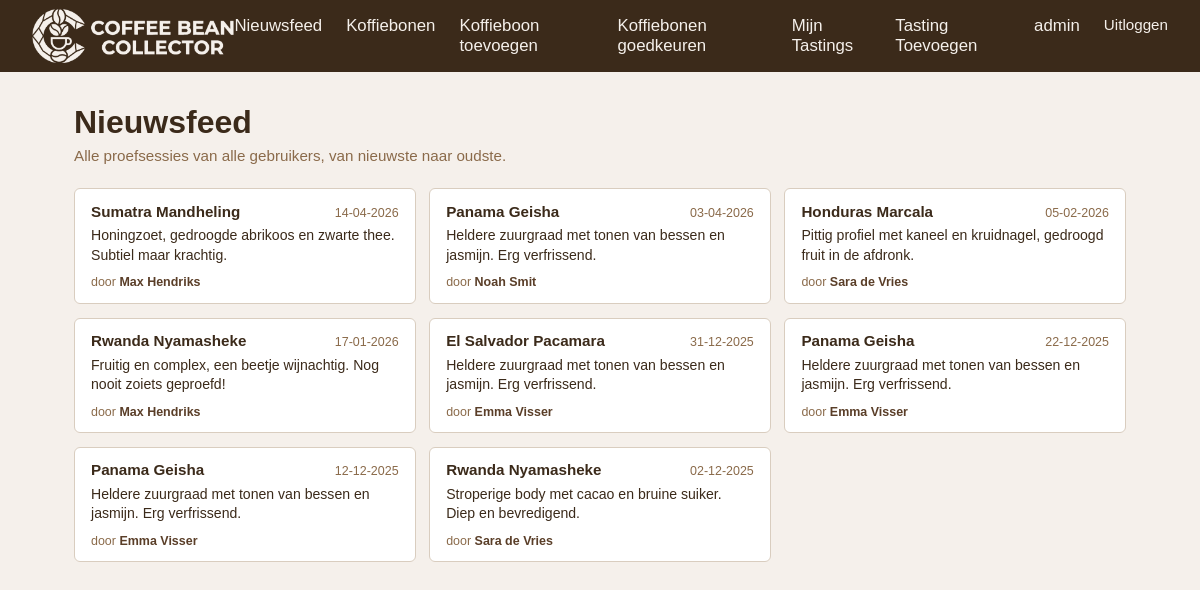
Screenshot of /nieuwsfeed/ (signed in) with the database file from the repository.
### base/models.py (models this page shows, shortened)
class Tasting(models.Model):
    bean = models.ForeignKey('Bean', on_delete=models.CASCADE, related_name='tastings')
    user = models.ForeignKey(User, on_delete=models.CASCADE, related_name='tastings')
    date = models.DateField()
    description = models.TextField()

class Bean(models.Model):
    name = models.CharField(max_length=255)
    country_of_origin = models.CharField(max_length=255)
    roaster = models.CharField(max_length=255, blank=True, default='')
    harvest_season = models.CharField(max_length=255)
    in_season = models.BooleanField(default=True)
    approved = models.BooleanField(default=False)
    approved_by = models.ForeignKey(
        User, null=True, blank=True, on_delete=models.SET_NULL, related_name='approved_beans'
    )

### base/views.py (the view)
# urls.py: path('nieuwsfeed/', views.newsfeed, name='newsfeed'),
def newsfeed(request):
    from .models import Tasting
    tastings = Tasting.objects.select_related('user', 'bean').order_by('-date', '-id')
    return render(request, 'base/newsfeed.html', {'tastings': tastings})

### base/templates/base/newsfeed.html (shortened to what this page needs)
{% extends 'base.html' %}
{% block content %}
<div class="bean-list-container">
    <h1 style="margin-bottom: 0.4rem;">Nieuwsfeed</h1>
    <p style="color: #8a6a4a; margin-bottom: 1.5rem; font-size: 0.95rem;">Alle proefsessies van alle gebruikers, van nieuwste naar oudste.</p>
    {% if tastings %}
        <div class="feed-grid">
            {% for tasting in tastings %}
                <div class="feed-card">
                    <div class="feed-card-header">
                        <span class="feed-bean">{{ tasting.bean.name }}</span>
                        <span class="feed-date">{{ tasting.date|date:"d-m-Y" }}</span>
                    </div>
                    <p class="feed-description">{{ tasting.description }}</p>
                    <div class="feed-card-footer">
                        door <a href="{% url 'public_profile' tasting.user.username %}">{{ tasting.user.get_full_name|default:tasting.user.username }}</a>
                    </div>
                </div>
            {% endfor %}
        </div>
    {% else %}
        <p>Er zijn nog geen proefsessies geregistreerd.</p>
    {% endif %}
</div>
{% endblock %}

### base/templates/base.html (shortened to what this page needs)
{% load static %}
<!DOCTYPE html>
<html lang="nl">
<head>
    <link rel="stylesheet" href="{% static 'base/css/style.css' %}">
</head>
<body>
<nav>
    <a class="brand" href="/"><img src="{% static 'base/img/Logo-navbar.png' %}" alt="Coffee Bean Collector" class="nav-logo"></a>
    <ul>
        {% if user.is_authenticated %}
            <li><a href="{% url 'newsfeed' %}">Nieuwsfeed</a></li>
            <li><a href="{% url 'bean_list' %}">Koffiebonen</a></li>
            <li><a href="{% url 'bean_add' %}">Koffieboon toevoegen</a></li>
            {% if user.is_staff %}
                <li><a href="{% url 'beheer_bonen' %}">Koffiebonen goedkeuren</a></li>
            {% endif %}
            <li><a href="{% url 'tasting_list' %}">Mijn Tastings</a></li>
            <li><a href="{% url 'tasting_add' %}">Tasting Toevoegen</a></li>
            <li><a href="{% url 'profile' %}">{{ user.get_full_name|default:user.username }}</a></li>
            <li>
                <form method="post" action="{% url 'logout' %}" style="margin:0;">
                    <button type="submit" class="nav-logout-btn">Uitloggen</button>
                </form>
            </li>
        {% else %}
            <li><a href="{% url 'newsfeed' %}">Nieuwsfeed</a></li>
            <li><a href="{% url 'bean_list' %}">Koffiebonen</a></li>
            <li><a href="{% url 'login' %}">Inloggen</a></li>
            <li><a href="{% url 'register' %}">Registreren</a></li>
        {% endif %}
    </ul>
</nav>
<main>
    {% block content %}
    {% endblock %}
</main>
</body>
</html>

### base/static/base/css/style.css (style rules this page uses)
* { margin: 0; padding: 0; box-sizing: border-box; }
body { font-family: Arial, sans-serif; background-color: #f5f0eb; color: #3b2a1a; }
nav { background-color: #3b2a1a; padding: 0 2rem; display: flex; align-items: center; justify-content: space-between; height: 72px; }
nav .brand { color: #f5f0eb; font-size: 1.2rem; font-weight: bold; text-decoration: none; display: flex; align-items: center; }
.nav-logo { height: 54px; width: auto; display: block; }
nav ul { list-style: none; display: flex; gap: 1.5rem; }
nav ul li a { color: #f5f0eb; text-decoration: none; font-size: 1.05rem; }
main { max-width: 1100px; margin: 2rem auto; padding: 0 1.5rem; }
.nav-logout-btn { background: none; border: none; color: #f5f0eb; font-size: 0.95rem; cursor: pointer; padding: 0; font-family: inherit; }
.feed-grid { display: grid; grid-template-columns: repeat(auto-fill, minmax(260px, 1fr)); gap: 0.85rem; }
.feed-card { background-color: #fff; border: 1px solid #d9cdbf; border-radius: 6px; padding: 0.85rem 1rem; display: flex; flex-direction: column; gap: 0.4rem; }
.feed-card-header { display: flex; justify-content: space-between; align-items: baseline; gap: 0.5rem; }
.feed-bean { font-weight: bold; font-size: 0.95rem; color: #3b2a1a; }
.feed-date { font-size: 0.78rem; color: #8a6a4a; white-space: nowrap; }
.feed-description { font-size: 0.88rem; line-height: 1.4; color: #3b2a1a; flex: 1; }
.feed-card-footer { font-size: 0.78rem; color: #8a6a4a; margin-top: 0.2rem; }
.feed-card-footer a { color: #5a3e28; text-decoration: none; font-weight: bold; }

### rows the page displays
Tasting: bean.name "Sumatra Mandheling", date "14-04-2026", description "Honingzoet, gedroogde abrikoos en zwarte thee. Subtiel maar krachtig.", user.get_full_name "Max Hendriks"
Tasting: bean.name "Panama Geisha", date "03-04-2026", description "Heldere zuurgraad met tonen van bessen en jasmijn. Erg verfrissend.", user.get_full_name "Noah Smit"
Tasting: bean.name "Honduras Marcala", date "05-02-2026", description "Pittig profiel met kaneel en kruidnagel, gedroogd fruit in de afdronk.", user.get_full_name "Sara de Vries"
Tasting: bean.name "Rwanda Nyamasheke", date "17-01-2026", description "Fruitig en complex, een beetje wijnachtig. Nog nooit zoiets geproefd!", user.get_full_name "Max Hendriks"
Tasting: bean.name "El Salvador Pacamara", date "31-12-2025", description "Heldere zuurgraad met tonen van bessen en jasmijn. Erg verfrissend.", user.get_full_name "Emma Visser"
Tasting: bean.name "Panama Geisha", date "22-12-2025", description "Heldere zuurgraad met tonen van bessen en jasmijn. Erg verfrissend.", user.get_full_name "Emma Visser"
Tasting: bean.name "Panama Geisha", date "12-12-2025", description "Heldere zuurgraad met tonen van bessen en jasmijn. Erg verfrissend.", user.get_full_name "Emma Visser"
Tasting: bean.name "Rwanda Nyamasheke", date "02-12-2025", description "Stroperige body met cacao en bruine suiker. Diep en bevredigend.", user.get_full_name "Sara de Vries"

### other values shown
{{ user.get_full_name|default:user.username }} "admin"
